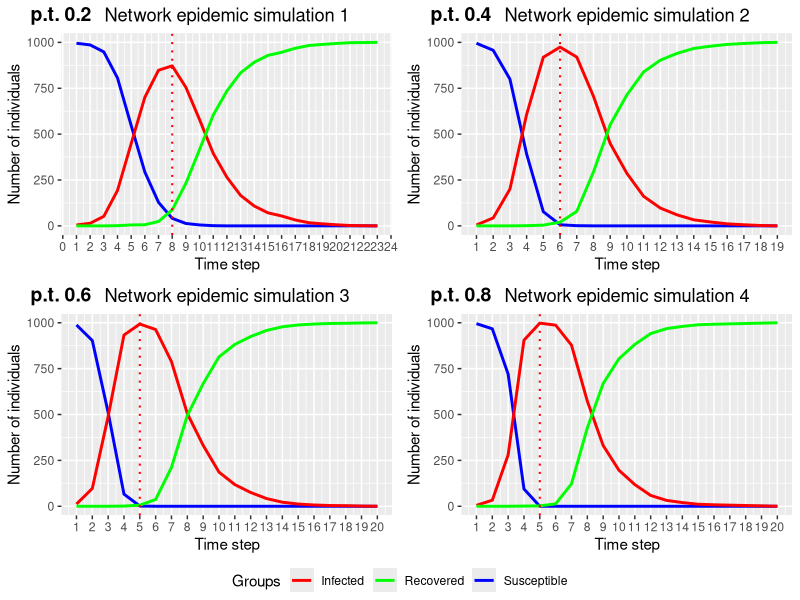

Write the R code that produced this figure.
library(igraph)
library(ggplot2)
library(ggpubr)

generate.network.B <- function(N,links.per.step){
  L <- matrix(nrow=0,ncol=2) # initialize matrix with zero rows
  deg <- integer(N) # initialize vector for degrees of the nodes
  for (i in 2:N) { # note that we start assigning edges from the second node only
    n.new <- min(links.per.step,i-1) # this is needed because at the beginning there might be too few old nodes to select from
    linkto <- sample(i-1,n.new,prob=deg[1:(i-1)]+1) # in this example, the "attractiveness of isolated nodes is 1, and it increases linearly with degree
    newlinks <- cbind(rep(i,n.new),linkto)
    L <- rbind(L,newlinks) # append the new links to the matrix of all links
    deg[i] = deg[i] + n.new
    deg[linkto] = deg[linkto]+1
  }
  colnames(L) <- NULL # remove the column name automatically added by cbind
  L
}

##################################################################

#N = 1000 # number of individuals
#p.t <- 0.2 # probability of transmitting the disease along a link in one time step
#recovery.time <- 4 # minimal time steps needed to recover
#connectivity = 3 # connectivity of the network
#rec <- 0.3 # recovery probability


### Main function: ###

pandemic.simulation <- function(N, p.t, connectivity, recovery.time, rec){

infected <- numeric(N) # initialize infection status, 0: healthy, 1: infected, 2: recovered
patientzero <- sample(N,1) # select 'patient zero'
infected[patientzero] <- 1
links <- generate.network.B(N,connectivity)

populations.df <- data.frame(time=integer(), healthy=integer(), infected=integer(), recovered=integer()) # stores the population numbers of each group

infection.df <- data.frame(node=c(1:N), time=rep(Inf,N)) # to store the infection time of all nodes
infection.df[patientzero,2] <- 0
inf.nodes <- c()
c=0 # time step

while (length(infected[infected == 1]) > 0) { # run simulation until all nodes become recovered
  inf <- as.logical(infected)
  discordant.links <- which(xor(inf[links[,1]],inf[links[,2]])) # find the indeces of links that connect an infected individual to an uninfected
  transmit <- rbinom(length(discordant.links),1,p.t) # determine randomly which of the discordant links transmit the disease
  transmitter.links <- discordant.links[transmit==1]
  infected.nodes <- which(infected %in% 1) # get all infected nodes
  recovered.nodes <- which(infected %in% 2)
  nodes.of.transmitter.links <- unique(as.vector(links[transmitter.links,1:2])) # gets both nodes of the transmitter links into a single vector; unique just filters out repetitions
  nodes.of.transmitter.links <- nodes.of.transmitter.links[!nodes.of.transmitter.links %in% recovered.nodes] # to avoid infecting recovered nodes
  if (length(as.vector(nodes.of.transmitter.links)) >= 0) {diff <- setdiff(infected.nodes, inf.nodes) # new infected nodes
  inf.nodes <- infected.nodes
  if (length(diff) > 0){infection.df[diff, 2] <- c}}
  infected[nodes.of.transmitter.links] <- 1 # here I simply set both nodes to TRUE (although the transmitter already had 'TRUE'). In more complex models, you might want to do a further check here and overwrite only the newly infected nodes.
  max.recover <- c-recovery.time # minimal time after infection, that is needed to recover (minimal length of the disease)
  potential.recovers <- as.vector(infection.df[infection.df$time <= max.recover,]$node)
  if (max.recover >= 0){
    recovered.nodes <- rbinom(length(potential.recovers), 1, rec)
    recovered.nodes <- potential.recovers[recovered.nodes == 1]
    infected[recovered.nodes] <- 2} # recovered nodes
  c = c + 1
  curr.df <- data.frame(c, length(infected[infected == 0]), length(infected[infected == 1]), length(infected[infected == 2]))
  names(curr.df) <- c("time", "healthy", "infected", "recovered")  
  populations.df <- rbind(populations.df, curr.df)
}
return (populations.df) # susceptible, infected, recovered states in time
}


#test:
# pandemic.simulation(100, 0.2, 3, 3, 0.4)


### Plot simulations ###

simulations <- list()
params <- c(0.2, 0.4, 0.6, 0.8) # p.t.


for (i in 1:4) {
  sim <- pandemic.simulation(1000, params[i], 4, 3, 0.4)
  simulations[[i]] <- sim  ## create and add new data frame
  }

plots <- list() # store plots

for (i in (1:length(simulations))){
df <- simulations[[i]]
max.time <- df$time[df$infected == max(df$infected)][1]
p <-ggplot(data=df) +
  geom_line(mapping=aes(y=healthy,x=time,color="Susceptible"),size=1) +
  geom_line(mapping=aes(y=infected,x=time,color="Infected"),size=1) +
  geom_line(mapping=aes(y=recovered,x=time,color="Recovered"),size=1) +
  scale_color_manual(values = c(
    'Susceptible' = 'blue',
    'Infected' = 'red',
    'Recovered' = "green")) +
  labs(color = 'Groups') +
  ggtitle(paste("Network epidemic simulation", as.character(i))) +
  theme(plot.title = element_text(hjust = 0.5)) + labs(x = "Time step", y="Number of individuals") +
  geom_vline(xintercept = max.time, linetype="dotted", 
                color = "red", size=0.7) +
  scale_x_continuous(n.breaks=max(df$time))
plots[[i]] <- p
}


labels <- sapply('p.t.', paste, params, sep=" ")
grid_plot <- ggarrange(plots[[1]],plots[[2]], plots[[3]], plots[[4]], ncol=2, nrow=2, common.legend = TRUE, legend="bottom", labels=labels)
grid_plot
